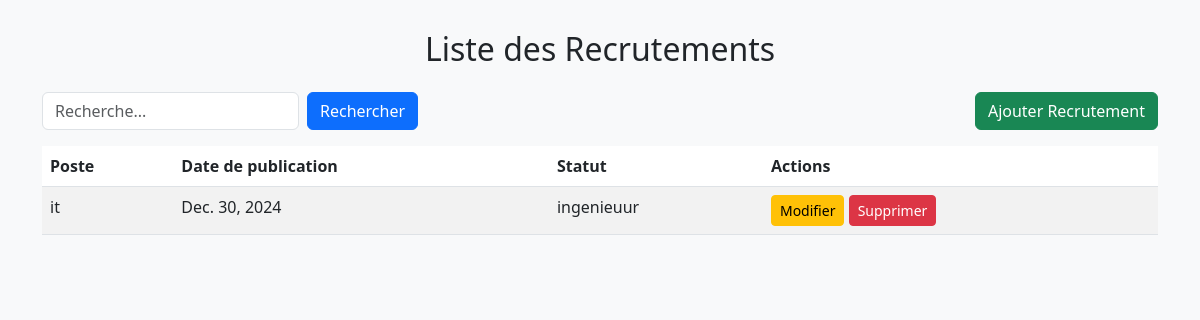
The page /recrutements/ on the database as committed earlier.
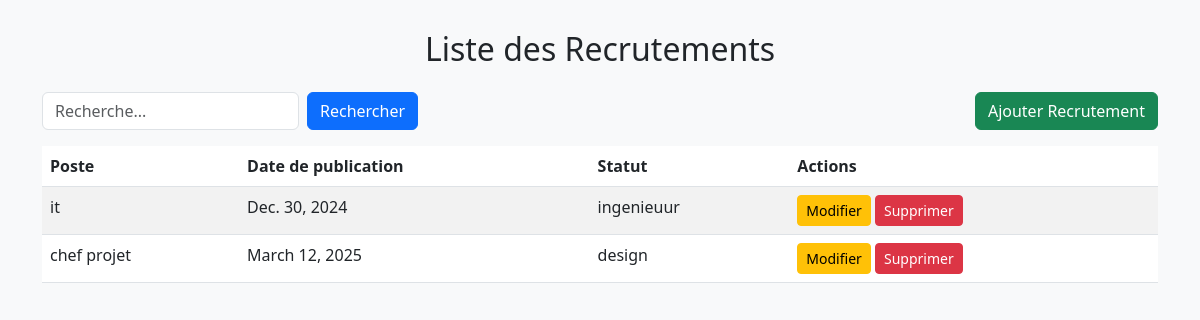
The same page on the database as committed later.
### admin_rh/models.py (models this page shows, shortened)
class Recrutement(models.Model):
    poste = models.CharField(max_length=50)
    date_publication = models.DateField()
    statut = models.CharField(max_length=50)

### admin_rh/views.py (the view)
# urls.py: path('recrutements/', views.afficherRecrutements, name='listeRecrutements'),
def afficherRecrutements(request):
    recrutements = Recrutement.objects.all()
    return render(request, 'liste_recrutements.html', {'recrutements': recrutements, 'search_mode': False})

### admin_rh/templates/liste_recrutements.html (shortened to what this page needs)
<!DOCTYPE html>
<html lang="fr">
<head>
    <link href="https://cdn.jsdelivr.net/npm/bootstrap@5.3.0-alpha1/dist/css/bootstrap.min.css" rel="stylesheet">
</head>
<body>
<div class="container">
    <h2 class="text-center mb-4">Liste des Recrutements</h2>
    <div class="d-flex justify-content-between mb-3">
        <form method="get" class="d-flex">
            <input type="text" class="form-control" name="search" placeholder="Recherche..." value="{{ request.GET.search }}">
            <button type="submit" class="btn btn-primary ms-2">Rechercher</button>
        </form>
        <a href="{% url 'ajouterRecrutement' %}" class="btn btn-success">Ajouter Recrutement</a>
    </div>
    {% if recrutements %}
        <table class="table table-striped">
            <thead>
                <tr>
                    <th>Poste</th>
                    <th>Date de publication</th>
                    <th>Statut</th>
                    <th>Actions</th>
                </tr>
            </thead>
            <tbody>
                {% for recrutement in recrutements %}
                    <tr>
                        <td>{{ recrutement.poste }}</td>
                        <td>{{ recrutement.date_publication }}</td>
                        <td>{{ recrutement.statut }}</td>
                        <td>
                            <a href="{% url 'editerRecrutement' recrutement.pk %}" class="btn btn-warning btn-sm">Modifier</a>
                            <a href="{% url 'supprimerRecrutement' recrutement.pk %}" class="btn btn-danger btn-sm">Supprimer</a>
                        </td>
                    </tr>
                {% endfor %}
            </tbody>
        </table>
    {% else %}
        <p>Aucun recrutement trouvé.</p>
    {% endif %}
</div>
</body>
</html>

Rows that differ between the two databases and show on the page:
added Recrutement: poste "chef projet", date_publication "March 12, 2025", statut "design"
